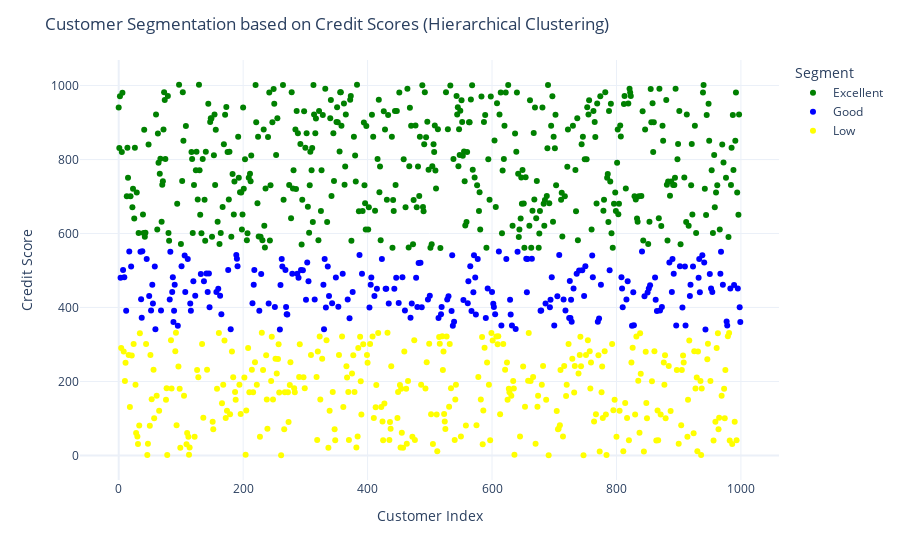

The notebook cell saved with this chart:
### Code cell
# Map the clusters to meaningful segment names (based on your analysis)
data['Segment'] = data['Segment'].map({0: 'Excellent', 1: 'Low', 2: 'Good'})

# Convert the 'Segment' column to category data type
data['Segment'] = data['Segment'].astype('category')

# Visualize the segments
fig = px.scatter(data, x=data.index, y='Credit Score', color='Segment', color_discrete_sequence=['green', 'blue', 'yellow', 'red'])
fig.update_layout(
    xaxis_title='Customer Index',
    yaxis_title='Credit Score',
    title='Customer Segmentation based on Credit Scores (Hierarchical Clustering)'
)
fig.show()

### Figure 1 — Plotly figure (JSON) as saved in the notebook; plotly's stock layout.template omitted (floating-point values rounded to 4 significant figures; data arrays with more than 128 entries replaced by an {"elided": "..."} marker saying what was removed)
{"data": [{"hovertemplate": "Segment=Excellent<br>index=%{x}<br>Credit Score=%{y}<extra></extra>", "legendgroup": "Excellent", "marker": {"color": "green", "symbol": "circle"}, "mode": "markers", "name": "Excellent", "orientation": "v", "showlegend": true, "type": "scatter", "x": {"elided": "447 int values"}, "xaxis": "x", "y": {"elided": "447 float values"}, "yaxis": "y"}, {"hovertemplate": "Segment=Good<br>index=%{x}<br>Credit Score=%{y}<extra></extra>", "legendgroup": "Good", "marker": {"color": "blue", "symbol": "circle"}, "mode": "markers", "name": "Good", "orientation": "v", "showlegend": true, "type": "scatter", "x": {"elided": "225 int values"}, "xaxis": "x", "y": {"elided": "225 float values"}, "yaxis": "y"}, {"hovertemplate": "Segment=Low<br>index=%{x}<br>Credit Score=%{y}<extra></extra>", "legendgroup": "Low", "marker": {"color": "yellow", "symbol": "circle"}, "mode": "markers", "name": "Low", "orientation": "v", "showlegend": true, "type": "scatter", "x": {"elided": "328 int values"}, "xaxis": "x", "y": {"elided": "328 float values"}, "yaxis": "y"}], "layout": {"legend": {"title": {"text": "Segment"}, "tracegroupgap": 0}, "margin": {"t": 60}, "title": {"text": "Customer Segmentation based on Credit Scores (Hierarchical Clustering)"}, "xaxis": {"anchor": "y", "domain": [0, 1], "title": {"text": "Customer Index"}}, "yaxis": {"anchor": "x", "domain": [0, 1], "title": {"text": "Credit Score"}}}}
